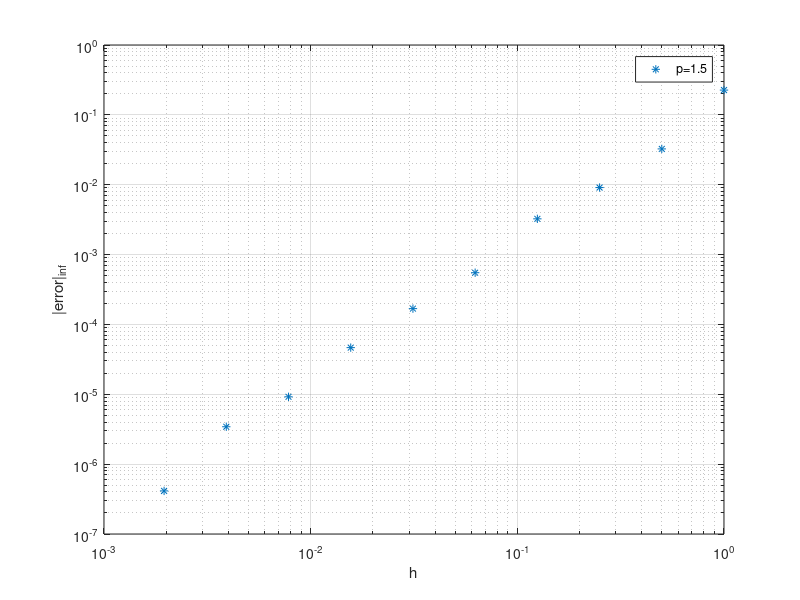

The MATLAB source for this figure:
% generate convergence rates from results in plap1d.txt
% errors are from default V(1,1) runs

h = 2.^(-(0:9));
err = [2.263e-01 3.255e-02 9.108e-03 3.248e-03 5.501e-04 ...
       1.684e-04 4.656e-05 9.203e-06 3.430e-06 4.139e-07];
loglog(h,err,'*')
grid on,  xlabel h,  ylabel('|error|_{inf}')
legend('p=1.5')
p = polyfit(log(h),log(err),1)
%   p = 2.0047  -1.7579
